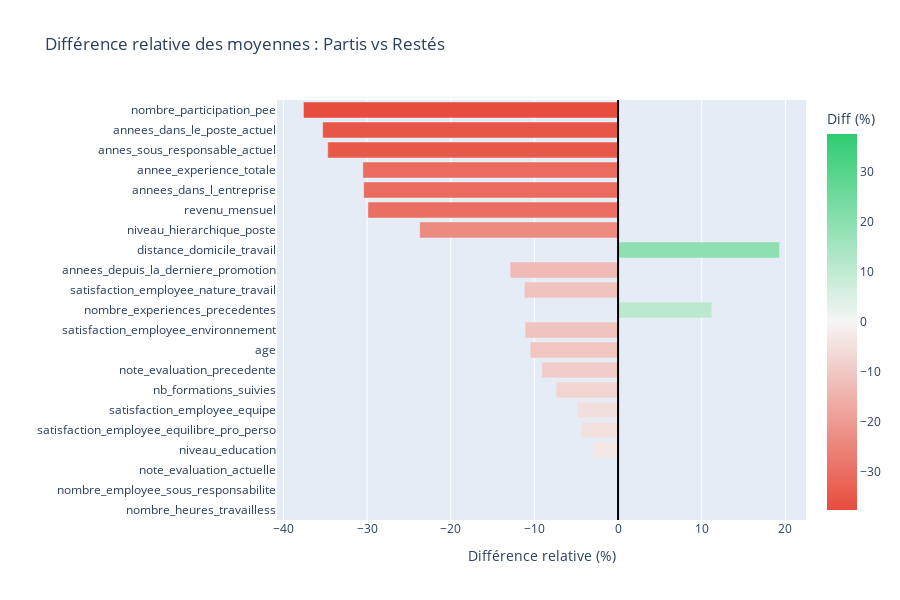

Notebook code cell kept with this figure:
### Markdown cell above
#### Différences relatives des moyennes (Partis vs Restés)

Un seul graphique montrant la différence en pourcentage pour chaque variable.

### Code cell
# Calcul des moyennes par statut
means_parti = df_merged[df_merged["statut"] == "Parti"][numeric_cols].mean()
means_reste = df_merged[df_merged["statut"] == "Resté"][numeric_cols].mean()

# Calcul de la différence relative en %
diff_pct = ((means_parti - means_reste) / means_reste * 100).round(1)

# Créer le DataFrame pour le graphique
diff_df = pd.DataFrame(
    {"Variable": diff_pct.index, "Différence (%)": diff_pct.values}
).sort_values("Différence (%)", key=abs, ascending=True)

fig = px.bar(
    diff_df,
    x="Différence (%)",
    y="Variable",
    orientation="h",
    title="Différence relative des moyennes : Partis vs Restés",
    color="Différence (%)",
    color_continuous_scale=["#e74c3c", "#f5f5f5", "#2ecc71"],
    color_continuous_midpoint=0,
)

fig.add_vline(x=0, line_color="black", line_width=2)
fig.update_layout(
    height=600,
    xaxis_title="Différence relative (%)",
    yaxis_title="",
    coloraxis_colorbar_title="Diff (%)",
)

fig.show()

### Figure 1 — Plotly figure (JSON) as saved in the notebook; plotly's stock layout.template omitted (floating-point values rounded to 4 significant figures)
{"data": [{"hovertemplate": "Différence (%)=%{marker.color}<br>Variable=%{y}<extra></extra>", "legendgroup": "", "marker": {"color": [0.0, 0.0, 0.1, -3.0, -4.4, -4.9, -7.4, -9.1, -10.5, -11.1, 11.2, -11.2, -12.9, 19.3, -23.7, -29.9, -30.4, -30.5, -34.7, -35.3, -37.6], "coloraxis": "coloraxis", "pattern": {"shape": ""}}, "name": "", "orientation": "h", "showlegend": false, "textposition": "auto", "type": "bar", "x": [0.0, 0.0, 0.1, -3.0, -4.4, -4.9, -7.4, -9.1, -10.5, -11.1, 11.2, -11.2, -12.9, 19.3, -23.7, -29.9, -30.4, -30.5, -34.7, -35.3, -37.6], "xaxis": "x", "y": ["nombre_heures_travailless", "nombre_employee_sous_responsabilite", "note_evaluation_actuelle", "niveau_education", "satisfaction_employee_equilibre_pro_perso", "satisfaction_employee_equipe", "nb_formations_suivies", "note_evaluation_precedente", "age", "satisfaction_employee_environnement", "nombre_experiences_precedentes", "satisfaction_employee_nature_travail", "annees_depuis_la_derniere_promotion", "distance_domicile_travail", "niveau_hierarchique_poste", "revenu_mensuel", "annees_dans_l_entreprise", "annee_experience_totale", "annes_sous_responsable_actuel", "annees_dans_le_poste_actuel", "nombre_participation_pee"], "yaxis": "y"}], "layout": {"barmode": "relative", "coloraxis": {"cmid": 0, "colorbar": {"title": {"text": "Diff (%)"}}, "colorscale": [[0, "#e74c3c"], [0.5, "#f5f5f5"], [1, "#2ecc71"]]}, "height": 600, "legend": {"tracegroupgap": 0}, "shapes": [{"line": {"color": "black", "width": 2}, "type": "line", "x0": 0, "x1": 0, "xref": "x", "y0": 0, "y1": 1, "yref": "y domain"}], "title": {"text": "Différence relative des moyennes : Partis vs Restés"}, "xaxis": {"anchor": "y", "domain": [0, 1], "title": {"text": "Différence relative (%)"}}, "yaxis": {"anchor": "x", "domain": [0, 1], "title": {"text": ""}}}}
